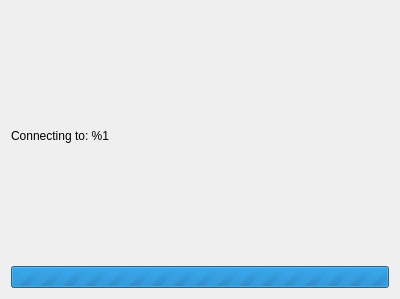
<?xml version="1.0" encoding="UTF-8"?>
<ui version="4.0">
 <class>Connecting</class>
 <widget class="QWidget" name="Connecting">
  <property name="geometry">
   <rect>
    <x>0</x>
    <y>0</y>
    <width>400</width>
    <height>299</height>
   </rect>
  </property>
  <property name="windowTitle">
   <string>Form</string>
  </property>
  <layout class="QVBoxLayout" name="verticalLayout">
   <item>
    <widget class="QLabel" name="connLabel">
     <property name="text">
      <string>Connecting to: %1</string>
     </property>
    </widget>
   </item>
   <item>
    <widget class="QProgressBar" name="progressBar">
     <property name="maximum">
      <number>0</number>
     </property>
     <property name="value">
      <number>473</number>
     </property>
    </widget>
   </item>
  </layout>
 </widget>
 <resources/>
 <connections/>
</ui>
